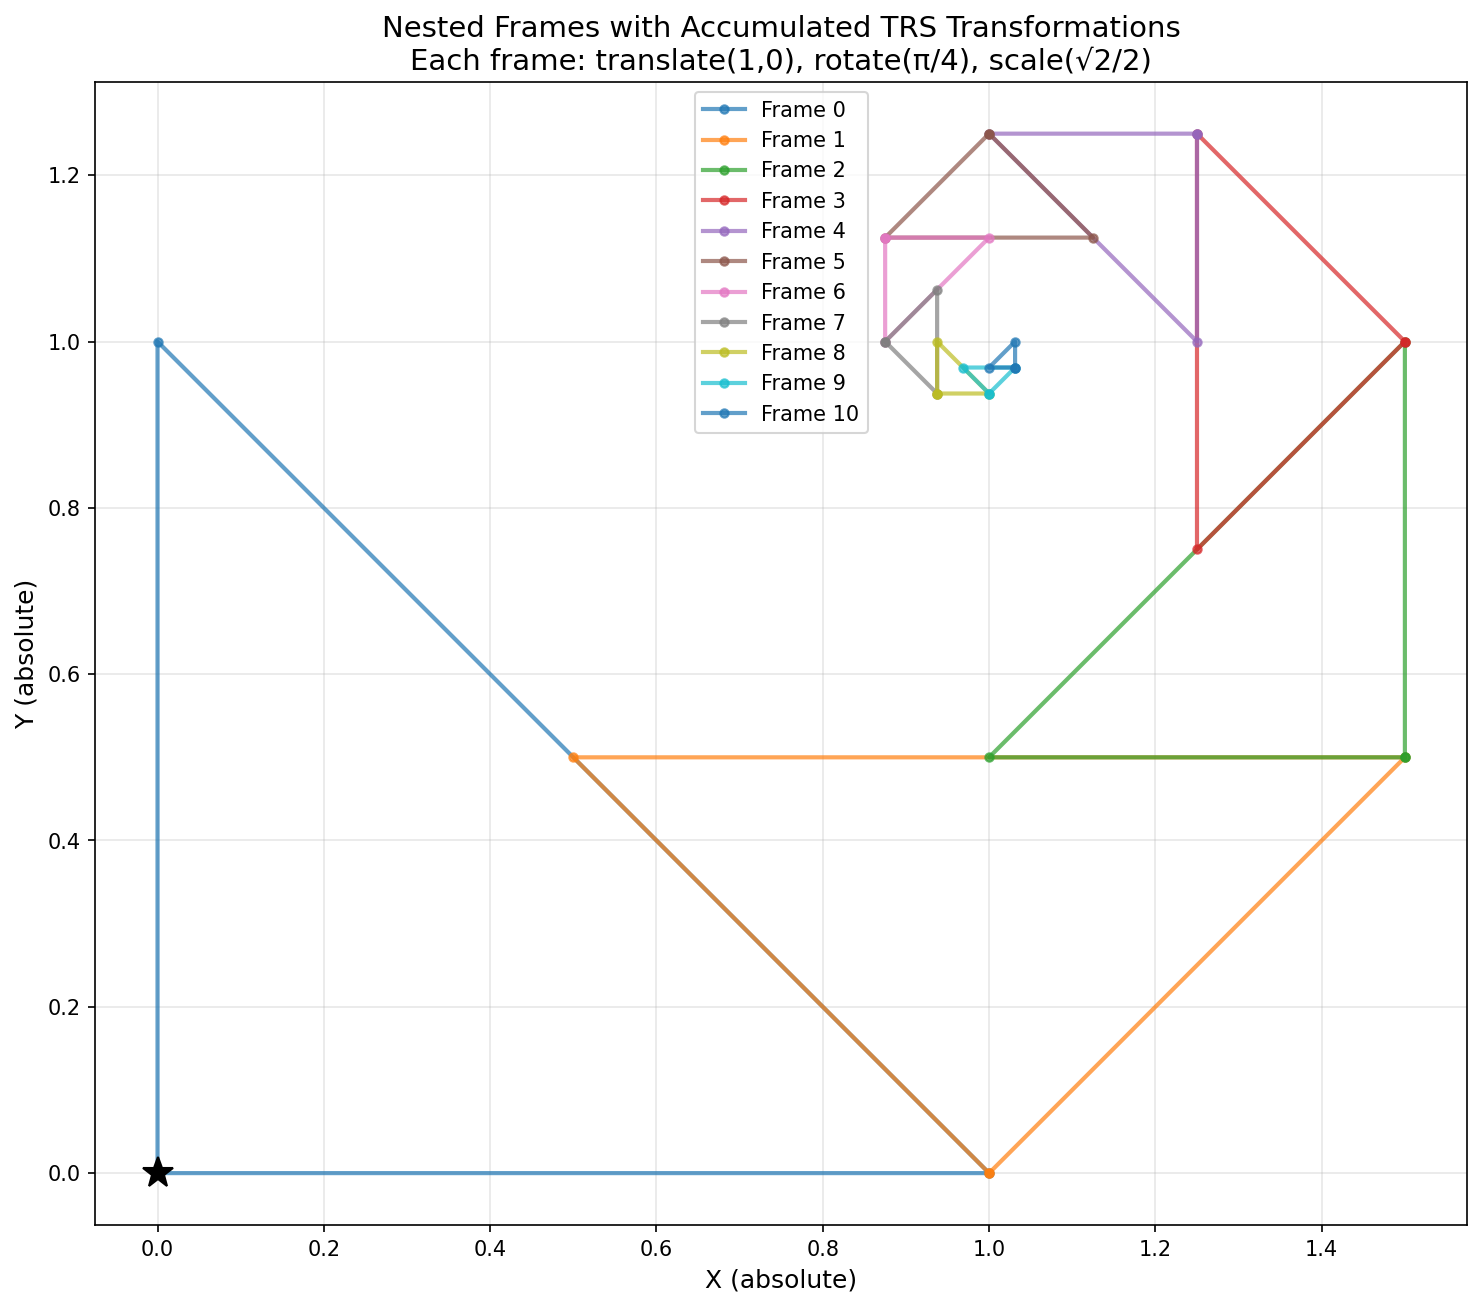

This chart was generated by the following Python code:
"""Nested spaces visualization example.

Creates 4 nested spaces with the same TRS transformation applied at each level,
showing how transformations accumulate through the hierarchy.
"""

from coordinatus import Space, Point, create_space
import numpy as np
import matplotlib.pyplot as plt


def main():
    print("=== Nested Spaces Visualization ===\n")
    
    # Create root space
    root = Space()
    
    # Create 4 nested spaces, each with the same TRS transform
    # trs2D(tx=1, ty=0, angle_rad=pi/4, sx=0.75, sy=0.75)
    spaces = [root]
    
    print("Creating nested spaces with transform: trs2D(1, 0, π/4, 0.75, 0.75)")
    for i in range(10):
        space = create_space(
            parent=spaces[-1],
            tx=1,
            ty=0,
            angle_rad=np.pi/4,
            sx=1/2**0.5,
            sy=1/2**0.5
        )
        spaces.append(space)
        print(f"  Space {i+1} created")
    
    # Define 4 local points for each space (unit triangle corners)
    local_points = [
        (0, 0),  # Origin
        (1, 0),  # Right
        (0, 1),  # Top
    ]
    
    print(f"\nLocal points in each space: {local_points}")
    print("\nConverting all points to absolute coordinates...\n")
    
    # Collect all absolute points, organized by space
    all_absolute_points = []
    space_labels = []
    
    for space_idx, space in enumerate(spaces):
        space_points = []
        for x, y in local_points:
            point = Point(np.array([x, y]), space=space)
            absolute = point.to_absolute()
            space_points.append((absolute.coords[0], absolute.coords[1]))
            all_absolute_points.append((absolute.coords[0], absolute.coords[1]))
            space_labels.append(space_idx)
        
        print(f"Space {space_idx} absolute points:")
        for i, (ax, ay) in enumerate(space_points):
            print(f"  Local {local_points[i]} → Absolute ({ax:.3f}, {ay:.3f})")
    
    # Prepare data for plotting
    x_coords = [p[0] for p in all_absolute_points]
    y_coords = [p[1] for p in all_absolute_points]
    
    # Create the plot
    fig, ax = plt.subplots(figsize=(10, 10))
    
   
    # Plot each space's points with a different color
    for space_idx in range(len(spaces)):
        # Get points for this space
        space_mask = [i for i, label in enumerate(space_labels) if label == space_idx]
        space_x = [x_coords[i] for i in space_mask]
        space_y = [y_coords[i] for i in space_mask]
        
        # Plot the triangle for this space
        # Close the triangle by adding the first point at the end
        triangle_x = space_x + [space_x[0]]
        triangle_y = space_y + [space_y[0]]
        
        ax.plot(triangle_x, triangle_y, '.-', 
                linewidth=2, 
                markersize=8,
                label=f'Space {space_idx}',
                alpha=0.7)
    
    # Set equal aspect ratio and labels
    ax.set_aspect('equal')
    ax.set_xlabel('X (absolute)', fontsize=12)
    ax.set_ylabel('Y (absolute)', fontsize=12)
    ax.set_title('Nested Spaces with Accumulated TRS Transformations\n' +
                 'Each space: translate(1,0), rotate(π/4), scale(√2/2)',
                 fontsize=14)
    ax.legend(fontsize=10)
    ax.grid(True, alpha=0.3)
    
    # Add origin marker
    ax.plot(0, 0, 'k*', markersize=15, label='World Origin', zorder=10)
    
    plt.tight_layout()
    plt.savefig('examples/nested_spaces.png', dpi=150, bbox_inches='tight')
    print("\nPlot saved to: examples/nested_spaces.png")
    plt.show()


if __name__ == "__main__":
    main()
